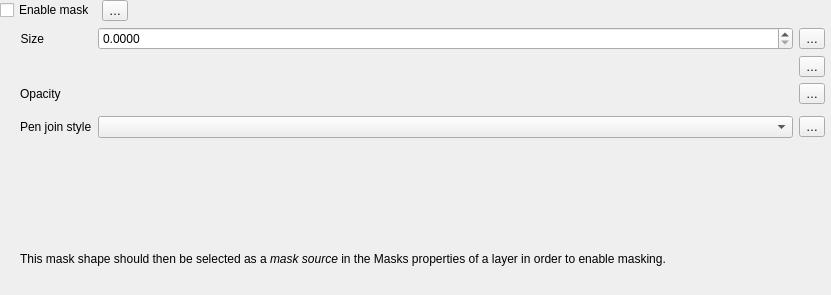
                    <widget class="QWidget" name="scrollAreaWidgetContents_31">
                     <property name="geometry">
                      <rect>
                       <x>0</x>
                       <y>0</y>
                       <width>831</width>
                       <height>295</height>
                      </rect>
                     </property>
                     <layout class="QVBoxLayout" name="verticalLayout_121">
                      <property name="leftMargin">
                       <number>0</number>
                      </property>
                      <property name="topMargin">
                       <number>0</number>
                      </property>
                      <property name="rightMargin">
                       <number>6</number>
                      </property>
                      <property name="bottomMargin">
                       <number>0</number>
                      </property>
                      <item>
                       <layout class="QGridLayout" name="gridLayout_361">
                        <item row="1" column="1">
                         <widget class="QgsPropertyOverrideButton" name="mEnableMaskDDBtn">
                          <property name="text">
                           <string>…</string>
                          </property>
                         </widget>
                        </item>
                        <item row="1" column="0">
                         <widget class="QCheckBox" name="mEnableMaskChkBx">
                          <property name="sizePolicy">
                           <sizepolicy hsizetype="Maximum" vsizetype="Fixed">
                            <horstretch>0</horstretch>
                            <verstretch>0</verstretch>
                           </sizepolicy>
                          </property>
                          <property name="text">
                           <string>Enable mask</string>
                          </property>
                         </widget>
                        </item>
                        <item row="1" column="2">
                         <spacer name="horizontalSpacer_131">
                          <property name="orientation">
                           <enum>Qt::Horizontal</enum>
                          </property>
                          <property name="sizeHint" stdset="0">
                           <size>
                            <width>0</width>
                            <height>20</height>
                           </size>
                          </property>
                         </spacer>
                        </item>
                        <item row="2" column="0" colspan="3">
                         <widget class="QFrame" name="mMaskFrame">
                          <layout class="QGridLayout" name="gridLayout_121">
                           <property name="leftMargin">
                            <number>20</number>
                           </property>
                           <property name="topMargin">
                            <number>0</number>
                           </property>
                           <property name="rightMargin">
                            <number>0</number>
                           </property>
                           <property name="bottomMargin">
                            <number>0</number>
                           </property>
                           <item row="3" column="1">
                            <widget class="QFrame" name="frame_51">
                             <property name="sizePolicy">
                              <sizepolicy hsizetype="Preferred" vsizetype="Maximum">
                               <horstretch>0</horstretch>
                               <verstretch>0</verstretch>
                              </sizepolicy>
                             </property>
                             <layout class="QHBoxLayout" name="horizontalLayout_101">
                              <property name="leftMargin">
                               <number>0</number>
                              </property>
                              <property name="topMargin">
                               <number>0</number>
                              </property>
                              <property name="rightMargin">
                               <number>0</number>
                              </property>
                              <property name="bottomMargin">
                               <number>0</number>
                              </property>
                             </layout>
                            </widget>
                           </item>
                           <item row="4" column="1">
                            <widget class="QgsPenJoinStyleComboBox" name="mMaskJoinStyleComboBox">
                             <property name="sizePolicy">
                              <sizepolicy hsizetype="Expanding" vsizetype="Fixed">
                               <horstretch>0</horstretch>
                               <verstretch>0</verstretch>
                              </sizepolicy>
                             </property>
                            </widget>
                           </item>
                           <item row="2" column="2">
                            <widget class="QgsPropertyOverrideButton" name="mMaskOpacityDDBtn">
                             <property name="text">
                              <string>…</string>
                             </property>
                            </widget>
                           </item>
                           <item row="5" column="0" colspan="3">
                            <widget class="QgsEffectStackCompactWidget" name="mMaskEffectWidget" native="true"/>
                           </item>
                           <item row="1" column="1">
                            <widget class="QgsUnitSelectionWidget" name="mMaskBufferUnitWidget" native="true">
                             <property name="focusPolicy">
                              <enum>Qt::StrongFocus</enum>
                             </property>
                            </widget>
                           </item>
                           <item row="4" column="2">
                            <widget class="QgsPropertyOverrideButton" name="mMaskJoinStyleDDBtn">
                             <property name="text">
                              <string>…</string>
                             </property>
                            </widget>
                           </item>
                           <item row="1" column="2">
                            <widget class="QgsPropertyOverrideButton" name="mMaskBufferUnitsDDBtn">
                             <property name="text">
                              <string>…</string>
                             </property>
                            </widget>
                           </item>
                           <item row="0" column="1">
                            <widget class="QgsDoubleSpinBox" name="mMaskBufferSizeSpinBox">
                             <property name="sizePolicy">
                              <sizepolicy hsizetype="Expanding" vsizetype="Fixed">
                               <horstretch>0</horstretch>
                               <verstretch>0</verstretch>
                              </sizepolicy>
                             </property>
                             <property name="minimumSize">
                              <size>
                               <width>0</width>
                               <height>0</height>
                              </size>
                             </property>
                             <property name="suffix">
                              <string/>
                             </property>
                             <property name="decimals">
                              <number>4</number>
                             </property>
                             <property name="maximum">
                              <double>999999999.000000000000000</double>
                             </property>
                             <property name="singleStep">
                              <double>0.100000000000000</double>
                             </property>
                             <property name="showClearButton" stdset="0">
                              <bool>false</bool>
                             </property>
                            </widget>
                           </item>
                           <item row="0" column="2">
                            <widget class="QgsPropertyOverrideButton" name="mMaskBufferSizeDDBtn">
                             <property name="text">
                              <string>…</string>
                             </property>
                            </widget>
                           </item>
                           <item row="2" column="1">
                            <widget class="QgsOpacityWidget" name="mMaskOpacityWidget" native="true">
                             <property name="focusPolicy">
                              <enum>Qt::StrongFocus</enum>
                             </property>
                            </widget>
                           </item>
                           <item row="0" column="0">
                            <widget class="QLabel" name="label_311">
                             <property name="sizePolicy">
                              <sizepolicy hsizetype="Maximum" vsizetype="Preferred">
                               <horstretch>0</horstretch>
                               <verstretch>0</verstretch>
                              </sizepolicy>
                             </property>
                             <property name="text">
                              <string>Size</string>
                             </property>
                             <property name="alignment">
                              <set>Qt::AlignRight|Qt::AlignTrailing|Qt::AlignVCenter</set>
                             </property>
                            </widget>
                           </item>
                           <item row="4" column="0">
                            <widget class="QLabel" name="label_51">
                             <property name="text">
                              <string>Pen join style</string>
                             </property>
                            </widget>
                           </item>
                           <item row="2" column="0">
                            <widget class="QLabel" name="mMaskTranspLabel_2">
                             <property name="enabled">
                              <bool>true</bool>
                             </property>
                             <property name="text">
                              <string>Opacity</string>
                             </property>
                            </widget>
                           </item>
                           <item row="6" column="0" colspan="3">
                            <widget class="QLabel" name="label">
                             <property name="text">
                              <string>&lt;html&gt;&lt;head/&gt;&lt;body&gt;&lt;p&gt;This mask shape should then be selected as a &lt;span style=&quot; font-style:italic;&quot;&gt;mask source&lt;/span&gt; in the Masks properties of a layer in order to enable masking.&lt;/p&gt;&lt;/body&gt;&lt;/html&gt;</string>
                             </property>
                             <property name="wordWrap">
                              <bool>true</bool>
                             </property>
                            </widget>
                           </item>
                          </layout>
                         </widget>
                        </item>
                       </layout>
                      </item>
                     </layout>
                    </widget>
